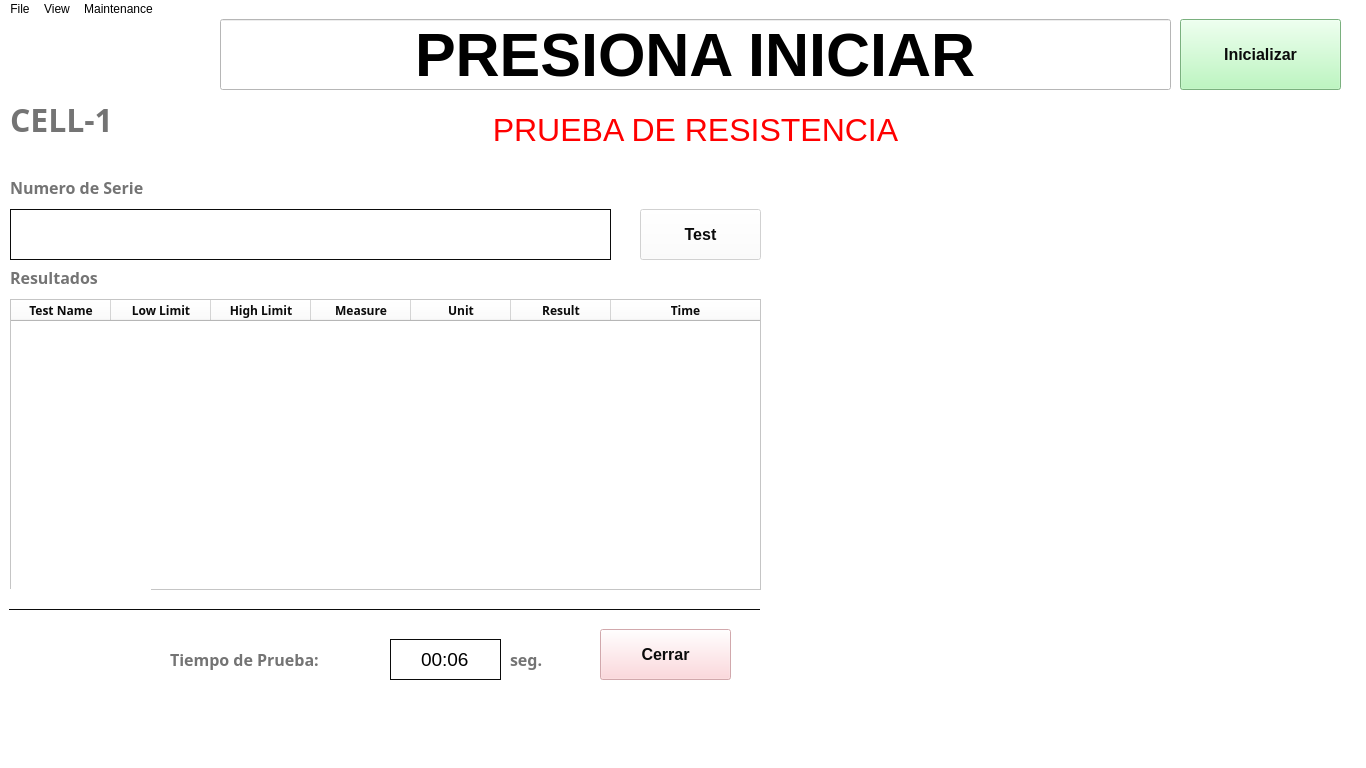
<?xml version="1.0" encoding="UTF-8"?>
<ui version="4.0">
 <class>MainWindow</class>
 <widget class="QMainWindow" name="MainWindow">
  <property name="enabled">
   <bool>true</bool>
  </property>
  <property name="geometry">
   <rect>
    <x>0</x>
    <y>0</y>
    <width>1366</width>
    <height>768</height>
   </rect>
  </property>
  <property name="mouseTracking">
   <bool>true</bool>
  </property>
  <property name="contextMenuPolicy">
   <enum>Qt::NoContextMenu</enum>
  </property>
  <property name="acceptDrops">
   <bool>true</bool>
  </property>
  <property name="windowTitle">
   <string>Test Solution</string>
  </property>
  <property name="styleSheet">
   <string notr="true">background-color: white;</string>
  </property>
  <widget class="QWidget" name="centralwidget">
   <widget class="QLabel" name="LogoLabel">
    <property name="geometry">
     <rect>
      <x>20</x>
      <y>10</y>
      <width>191</width>
      <height>51</height>
     </rect>
    </property>
    <property name="text">
     <string/>
    </property>
    <property name="pixmap">
     <pixmap resource="../resources/resources.qrc">:/resources/itw.jfif</pixmap>
    </property>
    <property name="scaledContents">
     <bool>true</bool>
    </property>
   </widget>
   <widget class="QLineEdit" name="MainMessageLineEdit">
    <property name="enabled">
     <bool>true</bool>
    </property>
    <property name="geometry">
     <rect>
      <x>220</x>
      <y>0</y>
      <width>951</width>
      <height>71</height>
     </rect>
    </property>
    <property name="font">
     <font>
      <family>Arial</family>
      <pointsize>46</pointsize>
      <weight>75</weight>
      <bold>true</bold>
     </font>
    </property>
    <property name="cursor">
     <cursorShape>ArrowCursor</cursorShape>
    </property>
    <property name="mouseTracking">
     <bool>false</bool>
    </property>
    <property name="acceptDrops">
     <bool>false</bool>
    </property>
    <property name="styleSheet">
     <string notr="true">background-color: orange;
/*background-color: #00723A;</string>
    </property>
    <property name="text">
     <string>PRESIONA INICIAR</string>
    </property>
    <property name="alignment">
     <set>Qt::AlignCenter</set>
    </property>
    <property name="readOnly">
     <bool>true</bool>
    </property>
    <property name="clearButtonEnabled">
     <bool>false</bool>
    </property>
   </widget>
   <widget class="QTableWidget" name="TestResultsTable">
    <property name="geometry">
     <rect>
      <x>10</x>
      <y>280</y>
      <width>751</width>
      <height>291</height>
     </rect>
    </property>
    <property name="font">
     <font>
      <family>Arial</family>
      <pointsize>8</pointsize>
      <weight>50</weight>
      <bold>false</bold>
     </font>
    </property>
    <property name="autoFillBackground">
     <bool>false</bool>
    </property>
    <property name="styleSheet">
     <string notr="true">QTableWidget {
    background-color: #f0f0f0; /* Color de fondo */
    alternate-background-color: #e0e0e0; /* Color de fondo alternativo para filas */
    selection-background-color: #4CAF50; /* Color de fondo de selección */
    selection-color: white; /* Color del texto de selección */
}

QTableWidget::item {
    padding: 3px; /* Espaciado interno de las celdas */
    border-bottom: 1px solid #ccc; /* Borde inferior de las celdas */
}

QTableWidget::item:selected {
    background-color: #4CAF50; /* Color de fondo de la celda seleccionada */
    color: white; /* Color del texto de la celda seleccionada */
}

/*border: 1px solid #00723A
</string>
    </property>
    <property name="frameShape">
     <enum>QFrame::StyledPanel</enum>
    </property>
    <property name="frameShadow">
     <enum>QFrame::Sunken</enum>
    </property>
    <property name="sizeAdjustPolicy">
     <enum>QAbstractScrollArea::AdjustIgnored</enum>
    </property>
    <property name="tabKeyNavigation">
     <bool>false</bool>
    </property>
    <property name="alternatingRowColors">
     <bool>true</bool>
    </property>
    <property name="selectionMode">
     <enum>QAbstractItemView::SingleSelection</enum>
    </property>
    <property name="selectionBehavior">
     <enum>QAbstractItemView::SelectRows</enum>
    </property>
    <property name="textElideMode">
     <enum>Qt::ElideMiddle</enum>
    </property>
    <property name="verticalScrollMode">
     <enum>QAbstractItemView::ScrollPerPixel</enum>
    </property>
    <property name="showGrid">
     <bool>true</bool>
    </property>
    <property name="gridStyle">
     <enum>Qt::NoPen</enum>
    </property>
    <property name="sortingEnabled">
     <bool>true</bool>
    </property>
    <attribute name="horizontalHeaderCascadingSectionResizes">
     <bool>false</bool>
    </attribute>
    <attribute name="horizontalHeaderHighlightSections">
     <bool>true</bool>
    </attribute>
    <attribute name="horizontalHeaderStretchLastSection">
     <bool>true</bool>
    </attribute>
    <attribute name="verticalHeaderVisible">
     <bool>false</bool>
    </attribute>
    <column>
     <property name="text">
      <string>Test Name</string>
     </property>
     <property name="font">
      <font>
       <family>Arial Black</family>
       <weight>75</weight>
       <bold>true</bold>
      </font>
     </property>
     <property name="textAlignment">
      <set>AlignCenter</set>
     </property>
     <property name="foreground">
      <brush brushstyle="SolidPattern">
       <color alpha="255">
        <red>11</red>
        <green>11</green>
        <blue>11</blue>
       </color>
      </brush>
     </property>
    </column>
    <column>
     <property name="text">
      <string>Low Limit</string>
     </property>
     <property name="font">
      <font>
       <family>Arial Black</family>
       <weight>75</weight>
       <bold>true</bold>
      </font>
     </property>
     <property name="textAlignment">
      <set>AlignCenter</set>
     </property>
     <property name="foreground">
      <brush brushstyle="SolidPattern">
       <color alpha="255">
        <red>11</red>
        <green>11</green>
        <blue>11</blue>
       </color>
      </brush>
     </property>
    </column>
    <column>
     <property name="text">
      <string>High Limit</string>
     </property>
     <property name="font">
      <font>
       <family>Arial Black</family>
       <weight>75</weight>
       <bold>true</bold>
      </font>
     </property>
     <property name="textAlignment">
      <set>AlignCenter</set>
     </property>
     <property name="foreground">
      <brush brushstyle="SolidPattern">
       <color alpha="255">
        <red>11</red>
        <green>11</green>
        <blue>11</blue>
       </color>
      </brush>
     </property>
    </column>
    <column>
     <property name="text">
      <string>Measure</string>
     </property>
     <property name="font">
      <font>
       <family>Arial Black</family>
       <weight>75</weight>
       <bold>true</bold>
      </font>
     </property>
     <property name="textAlignment">
      <set>AlignCenter</set>
     </property>
     <property name="foreground">
      <brush brushstyle="SolidPattern">
       <color alpha="255">
        <red>11</red>
        <green>11</green>
        <blue>11</blue>
       </color>
      </brush>
     </property>
    </column>
    <column>
     <property name="text">
      <string>Unit</string>
     </property>
     <property name="font">
      <font>
       <family>Arial Black</family>
       <weight>75</weight>
       <bold>true</bold>
      </font>
     </property>
     <property name="textAlignment">
      <set>AlignCenter</set>
     </property>
     <property name="foreground">
      <brush brushstyle="SolidPattern">
       <color alpha="255">
        <red>11</red>
        <green>11</green>
        <blue>11</blue>
       </color>
      </brush>
     </property>
    </column>
    <column>
     <property name="text">
      <string>Result</string>
     </property>
     <property name="font">
      <font>
       <family>Arial Black</family>
       <weight>75</weight>
       <bold>true</bold>
      </font>
     </property>
     <property name="textAlignment">
      <set>AlignCenter</set>
     </property>
     <property name="foreground">
      <brush brushstyle="SolidPattern">
       <color alpha="255">
        <red>11</red>
        <green>11</green>
        <blue>11</blue>
       </color>
      </brush>
     </property>
    </column>
    <column>
     <property name="text">
      <string>Time</string>
     </property>
     <property name="whatsThis">
      <string extracomment="Test Time"/>
     </property>
     <property name="font">
      <font>
       <family>Arial Black</family>
       <weight>75</weight>
       <bold>true</bold>
      </font>
     </property>
     <property name="textAlignment">
      <set>AlignCenter</set>
     </property>
     <property name="foreground">
      <brush brushstyle="SolidPattern">
       <color alpha="255">
        <red>11</red>
        <green>11</green>
        <blue>11</blue>
       </color>
      </brush>
     </property>
    </column>
   </widget>
   <widget class="QLabel" name="TopLineLabel">
    <property name="geometry">
     <rect>
      <x>10</x>
      <y>140</y>
      <width>1311</width>
      <height>1</height>
     </rect>
    </property>
    <property name="styleSheet">
     <string notr="true">background-color: #0b0b0b;
/*background-color: #00723A;</string>
    </property>
    <property name="text">
     <string/>
    </property>
   </widget>
   <widget class="QLineEdit" name="SerialLineEdit">
    <property name="geometry">
     <rect>
      <x>10</x>
      <y>190</y>
      <width>601</width>
      <height>51</height>
     </rect>
    </property>
    <property name="font">
     <font>
      <family>Arial</family>
      <pointsize>14</pointsize>
      <weight>75</weight>
      <bold>true</bold>
     </font>
    </property>
    <property name="styleSheet">
     <string notr="true">border: 1px solid #0b0b0b</string>
    </property>
    <property name="text">
     <string/>
    </property>
    <property name="alignment">
     <set>Qt::AlignCenter</set>
    </property>
    <property name="clearButtonEnabled">
     <bool>false</bool>
    </property>
   </widget>
   <widget class="QLineEdit" name="ProductInformationLineEdit">
    <property name="geometry">
     <rect>
      <x>50</x>
      <y>915</y>
      <width>891</width>
      <height>61</height>
     </rect>
    </property>
    <property name="sizePolicy">
     <sizepolicy hsizetype="Fixed" vsizetype="Fixed">
      <horstretch>0</horstretch>
      <verstretch>0</verstretch>
     </sizepolicy>
    </property>
    <property name="font">
     <font>
      <pointsize>14</pointsize>
      <weight>75</weight>
      <bold>true</bold>
     </font>
    </property>
    <property name="styleSheet">
     <string notr="true">border: 1px solid #0b0b0b
/*border: 1px solid #00723A</string>
    </property>
    <property name="text">
     <string/>
    </property>
    <property name="alignment">
     <set>Qt::AlignCenter</set>
    </property>
    <property name="readOnly">
     <bool>true</bool>
    </property>
   </widget>
   <widget class="QLabel" name="SerialNumberLabel">
    <property name="geometry">
     <rect>
      <x>10</x>
      <y>160</y>
      <width>241</width>
      <height>16</height>
     </rect>
    </property>
    <property name="font">
     <font>
      <family>Arial Black</family>
      <pointsize>12</pointsize>
      <weight>75</weight>
      <bold>true</bold>
     </font>
    </property>
    <property name="styleSheet">
     <string notr="true">color: #747474;</string>
    </property>
    <property name="text">
     <string>Numero de Serie</string>
    </property>
   </widget>
   <widget class="QLabel" name="ProductInformationLabel">
    <property name="geometry">
     <rect>
      <x>50</x>
      <y>880</y>
      <width>151</width>
      <height>21</height>
     </rect>
    </property>
    <property name="font">
     <font>
      <family>Arial Black</family>
      <pointsize>12</pointsize>
      <weight>75</weight>
      <bold>true</bold>
     </font>
    </property>
    <property name="styleSheet">
     <string notr="true">color: #747474;</string>
    </property>
    <property name="text">
     <string>Part Number:</string>
    </property>
   </widget>
   <widget class="QLabel" name="StationNameLabel">
    <property name="geometry">
     <rect>
      <x>10</x>
      <y>80</y>
      <width>331</width>
      <height>41</height>
     </rect>
    </property>
    <property name="font">
     <font>
      <family>Arial Black</family>
      <pointsize>24</pointsize>
      <weight>75</weight>
      <bold>true</bold>
     </font>
    </property>
    <property name="styleSheet">
     <string notr="true">color: #747474;</string>
    </property>
    <property name="text">
     <string>CELL-1</string>
    </property>
   </widget>
   <widget class="QLineEdit" name="TotalTestTimeLineEdit">
    <property name="geometry">
     <rect>
      <x>390</x>
      <y>620</y>
      <width>111</width>
      <height>41</height>
     </rect>
    </property>
    <property name="font">
     <font>
      <family>Arial</family>
      <pointsize>14</pointsize>
      <weight>50</weight>
      <bold>false</bold>
     </font>
    </property>
    <property name="styleSheet">
     <string notr="true">border: 1px solid #0b0b0b</string>
    </property>
    <property name="text">
     <string>00:06</string>
    </property>
    <property name="alignment">
     <set>Qt::AlignCenter</set>
    </property>
    <property name="clearButtonEnabled">
     <bool>false</bool>
    </property>
   </widget>
   <widget class="QLabel" name="TotalTestTimeLabel">
    <property name="geometry">
     <rect>
      <x>170</x>
      <y>620</y>
      <width>211</width>
      <height>41</height>
     </rect>
    </property>
    <property name="font">
     <font>
      <family>Arial Black</family>
      <pointsize>12</pointsize>
      <weight>75</weight>
      <bold>true</bold>
     </font>
    </property>
    <property name="styleSheet">
     <string notr="true">color: #747474;</string>
    </property>
    <property name="text">
     <string>Tiempo de Prueba:</string>
    </property>
   </widget>
   <widget class="QLabel" name="IPAddressLabel">
    <property name="geometry">
     <rect>
      <x>50</x>
      <y>1010</y>
      <width>91</width>
      <height>20</height>
     </rect>
    </property>
    <property name="font">
     <font>
      <family>Arial</family>
      <pointsize>8</pointsize>
      <weight>50</weight>
      <bold>false</bold>
     </font>
    </property>
    <property name="styleSheet">
     <string notr="true"/>
    </property>
    <property name="text">
     <string>10.49.72.192</string>
    </property>
   </widget>
   <widget class="QLabel" name="StepLabel">
    <property name="geometry">
     <rect>
      <x>50</x>
      <y>1030</y>
      <width>51</width>
      <height>20</height>
     </rect>
    </property>
    <property name="font">
     <font>
      <family>Arial</family>
      <pointsize>8</pointsize>
      <weight>50</weight>
      <bold>false</bold>
     </font>
    </property>
    <property name="styleSheet">
     <string notr="true"/>
    </property>
    <property name="text">
     <string>Idle</string>
    </property>
   </widget>
   <widget class="QPushButton" name="TestButton">
    <property name="enabled">
     <bool>false</bool>
    </property>
    <property name="geometry">
     <rect>
      <x>640</x>
      <y>190</y>
      <width>121</width>
      <height>51</height>
     </rect>
    </property>
    <property name="font">
     <font>
      <family>Arial</family>
      <pointsize>12</pointsize>
      <weight>75</weight>
      <bold>true</bold>
     </font>
    </property>
    <property name="styleSheet">
     <string notr="true">color: #0b0b0b;</string>
    </property>
    <property name="text">
     <string>Test</string>
    </property>
   </widget>
   <widget class="QLabel" name="SerialNumberLabel_2">
    <property name="geometry">
     <rect>
      <x>10</x>
      <y>250</y>
      <width>241</width>
      <height>16</height>
     </rect>
    </property>
    <property name="font">
     <font>
      <family>Arial Black</family>
      <pointsize>12</pointsize>
      <weight>75</weight>
      <bold>true</bold>
     </font>
    </property>
    <property name="styleSheet">
     <string notr="true">color: #747474;</string>
    </property>
    <property name="text">
     <string>Resultados</string>
    </property>
   </widget>
   <widget class="QStackedWidget" name="stackedWidget">
    <property name="geometry">
     <rect>
      <x>780</x>
      <y>160</y>
      <width>561</width>
      <height>611</height>
     </rect>
    </property>
    <property name="currentIndex">
     <number>1</number>
    </property>
    <widget class="QWidget" name="page">
     <widget class="QWidget" name="verticalLayoutWidget">
      <property name="geometry">
       <rect>
        <x>20</x>
        <y>350</y>
        <width>411</width>
        <height>181</height>
       </rect>
      </property>
      <layout class="QVBoxLayout" name="UnitsTestedByHourLayout"/>
     </widget>
     <widget class="QLabel" name="ValueYieldLabel">
      <property name="geometry">
       <rect>
        <x>40</x>
        <y>50</y>
        <width>171</width>
        <height>71</height>
       </rect>
      </property>
      <property name="font">
       <font>
        <family>Arial Black</family>
        <pointsize>50</pointsize>
        <weight>75</weight>
        <bold>true</bold>
       </font>
      </property>
      <property name="styleSheet">
       <string notr="true">color: orange;</string>
      </property>
      <property name="text">
       <string>90</string>
      </property>
      <property name="alignment">
       <set>Qt::AlignCenter</set>
      </property>
     </widget>
     <widget class="QLabel" name="YieldLabel">
      <property name="geometry">
       <rect>
        <x>90</x>
        <y>0</y>
        <width>71</width>
        <height>31</height>
       </rect>
      </property>
      <property name="font">
       <font>
        <family>Arial Black</family>
        <pointsize>12</pointsize>
        <weight>75</weight>
        <bold>true</bold>
       </font>
      </property>
      <property name="styleSheet">
       <string notr="true">color: black;</string>
      </property>
      <property name="text">
       <string>Yield</string>
      </property>
     </widget>
     <widget class="QLabel" name="UnitsTestedByHourLabel">
      <property name="geometry">
       <rect>
        <x>20</x>
        <y>310</y>
        <width>251</width>
        <height>31</height>
       </rect>
      </property>
      <property name="font">
       <font>
        <family>Arial Black</family>
        <pointsize>12</pointsize>
        <weight>75</weight>
        <bold>true</bold>
       </font>
      </property>
      <property name="styleSheet">
       <string notr="true">color: #747474;</string>
      </property>
      <property name="text">
       <string>Units Tested By Hour:</string>
      </property>
     </widget>
     <widget class="QLabel" name="TopLineLabel_2">
      <property name="geometry">
       <rect>
        <x>20</x>
        <y>300</y>
        <width>531</width>
        <height>1</height>
       </rect>
      </property>
      <property name="styleSheet">
       <string notr="true">background-color: #00723A;</string>
      </property>
      <property name="text">
       <string/>
      </property>
     </widget>
    </widget>
    <widget class="QWidget" name="page_2"/>
   </widget>
   <widget class="QLabel" name="TopLineLabel_3">
    <property name="geometry">
     <rect>
      <x>9</x>
      <y>590</y>
      <width>751</width>
      <height>1</height>
     </rect>
    </property>
    <property name="styleSheet">
     <string notr="true">background-color: #0b0b0b;</string>
    </property>
    <property name="text">
     <string/>
    </property>
   </widget>
   <widget class="QPushButton" name="StartButton">
    <property name="geometry">
     <rect>
      <x>1180</x>
      <y>0</y>
      <width>161</width>
      <height>71</height>
     </rect>
    </property>
    <property name="font">
     <font>
      <family>Arial</family>
      <pointsize>12</pointsize>
      <weight>75</weight>
      <bold>true</bold>
     </font>
    </property>
    <property name="styleSheet">
     <string notr="true">background-color: #ABF7B1;
color: #0b0b0b;</string>
    </property>
    <property name="text">
     <string>Inicializar</string>
    </property>
   </widget>
   <widget class="QPushButton" name="StopButton">
    <property name="enabled">
     <bool>false</bool>
    </property>
    <property name="geometry">
     <rect>
      <x>600</x>
      <y>610</y>
      <width>131</width>
      <height>51</height>
     </rect>
    </property>
    <property name="font">
     <font>
      <family>Arial</family>
      <pointsize>12</pointsize>
      <weight>75</weight>
      <bold>true</bold>
     </font>
    </property>
    <property name="styleSheet">
     <string notr="true">background-color: #FFCDD2;
color: #0b0b0b;</string>
    </property>
    <property name="text">
     <string>Cerrar</string>
    </property>
   </widget>
   <widget class="QLabel" name="UserMessageLabel">
    <property name="geometry">
     <rect>
      <x>350</x>
      <y>90</y>
      <width>691</width>
      <height>41</height>
     </rect>
    </property>
    <property name="font">
     <font>
      <family>Arial</family>
      <pointsize>24</pointsize>
      <weight>50</weight>
      <bold>false</bold>
     </font>
    </property>
    <property name="styleSheet">
     <string notr="true">color: red;</string>
    </property>
    <property name="text">
     <string>PRUEBA DE RESISTENCIA</string>
    </property>
    <property name="alignment">
     <set>Qt::AlignCenter</set>
    </property>
   </widget>
   <widget class="QLabel" name="LogoLabel_2">
    <property name="geometry">
     <rect>
      <x>10</x>
      <y>570</y>
      <width>141</width>
      <height>141</height>
     </rect>
    </property>
    <property name="text">
     <string/>
    </property>
    <property name="pixmap">
     <pixmap resource="../resources/resources.qrc">:/resources/smitech.jfif</pixmap>
    </property>
    <property name="scaledContents">
     <bool>true</bool>
    </property>
    <property name="margin">
     <number>-20</number>
    </property>
   </widget>
   <widget class="QLabel" name="TotalTestTimeLabel_2">
    <property name="geometry">
     <rect>
      <x>510</x>
      <y>620</y>
      <width>51</width>
      <height>41</height>
     </rect>
    </property>
    <property name="font">
     <font>
      <family>Arial Black</family>
      <pointsize>12</pointsize>
      <weight>75</weight>
      <bold>true</bold>
     </font>
    </property>
    <property name="styleSheet">
     <string notr="true">color: #747474;</string>
    </property>
    <property name="text">
     <string>seg.</string>
    </property>
   </widget>
   <zorder>stackedWidget</zorder>
   <zorder>MainMessageLineEdit</zorder>
   <zorder>TestResultsTable</zorder>
   <zorder>TopLineLabel</zorder>
   <zorder>SerialLineEdit</zorder>
   <zorder>ProductInformationLineEdit</zorder>
   <zorder>SerialNumberLabel</zorder>
   <zorder>ProductInformationLabel</zorder>
   <zorder>StationNameLabel</zorder>
   <zorder>TotalTestTimeLineEdit</zorder>
   <zorder>TotalTestTimeLabel</zorder>
   <zorder>IPAddressLabel</zorder>
   <zorder>StepLabel</zorder>
   <zorder>TestButton</zorder>
   <zorder>SerialNumberLabel_2</zorder>
   <zorder>StartButton</zorder>
   <zorder>StopButton</zorder>
   <zorder>UserMessageLabel</zorder>
   <zorder>LogoLabel</zorder>
   <zorder>LogoLabel_2</zorder>
   <zorder>TopLineLabel_3</zorder>
   <zorder>TotalTestTimeLabel_2</zorder>
  </widget>
  <widget class="QMenuBar" name="menubar">
   <property name="geometry">
    <rect>
     <x>0</x>
     <y>0</y>
     <width>1366</width>
     <height>21</height>
    </rect>
   </property>
   <widget class="QMenu" name="menuFile">
    <property name="title">
     <string>File</string>
    </property>
   </widget>
   <widget class="QMenu" name="menuView">
    <property name="title">
     <string>View</string>
    </property>
   </widget>
   <widget class="QMenu" name="menuMaintenance">
    <property name="title">
     <string>Maintenance</string>
    </property>
    <addaction name="actionDevicesList"/>
   </widget>
   <addaction name="menuFile"/>
   <addaction name="menuView"/>
   <addaction name="menuMaintenance"/>
  </widget>
  <widget class="QStatusBar" name="statusbar"/>
  <action name="actionDevicesList">
   <property name="text">
    <string>Devices List</string>
   </property>
  </action>
 </widget>
 <resources>
  <include location="../resources/resources.qrc"/>
 </resources>
 <connections/>
</ui>
